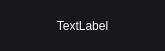
<?xml version="1.0" encoding="UTF-8"?>
<ui version="4.0">
 <class>MainWindow</class>
 <widget class="QMainWindow" name="MainWindow">
  <property name="geometry">
   <rect>
    <x>0</x>
    <y>0</y>
    <width>165</width>
    <height>51</height>
   </rect>
  </property>
  <property name="windowTitle">
   <string>MainWindow</string>
  </property>
  <property name="styleSheet">
   <string notr="true">* {
	font: 63 20pt &quot;DejaVu Sans Mono&quot;;
	background-color: #17181d;
	color: #ffffff;
}
QTextEdit {
font: 63 10pt &quot;DejaVu Sans Mono&quot;;
background-color: #292c35;
border: 1px solid #292c35;
border-radius: 5px;
}


QPushButton {
	font: 63 20pt &quot;DejaVu Sans Mono&quot;;
	background-color: #e5e5e5;
	border: 1px solid #e5e5e5;
	border-radius: 5px;
	color: #17181d;
}
QPushButton:hover {
    border-radius:5px;
	border: 1px solid #a0a0a0;
	background-color: #a0a0a0;
    color: 17181d;
}

QPushButton:disabled {
	border-radius:5px;
	border: 1px solid gray;
    background-color: gray;
    color: 17181d;
}

QPushButton:pressed {
    border-radius:5px;
	border: 1px solid #808080;
	background-color: #808080;
    color: 17181d;
}

QScrollBar:vertical {
        background-color: #333333;
        width: 10px;
    }
    QScrollBar::handle:vertical {
        background-color: #555555;
        min-height: 20px;
    }
    QScrollBar::handle:vertical:hover {
        background-color: #777777;
    }
    QScrollBar::add-line:vertical,
    QScrollBar::sub-line:vertical {
        background: none;
    }
    QScrollBar::add-page:vertical,
    QScrollBar::sub-page:vertical {
        background: none;
    }</string>
  </property>
  <widget class="QWidget" name="centralwidget">
   <layout class="QVBoxLayout" name="verticalLayout">
    <item>
     <widget class="QLabel" name="image_label">
      <property name="styleSheet">
       <string notr="true">color:#ffffff;</string>
      </property>
      <property name="text">
       <string>TextLabel</string>
      </property>
      <property name="alignment">
       <set>Qt::AlignCenter</set>
      </property>
     </widget>
    </item>
   </layout>
  </widget>
 </widget>
 <resources/>
 <connections/>
</ui>
